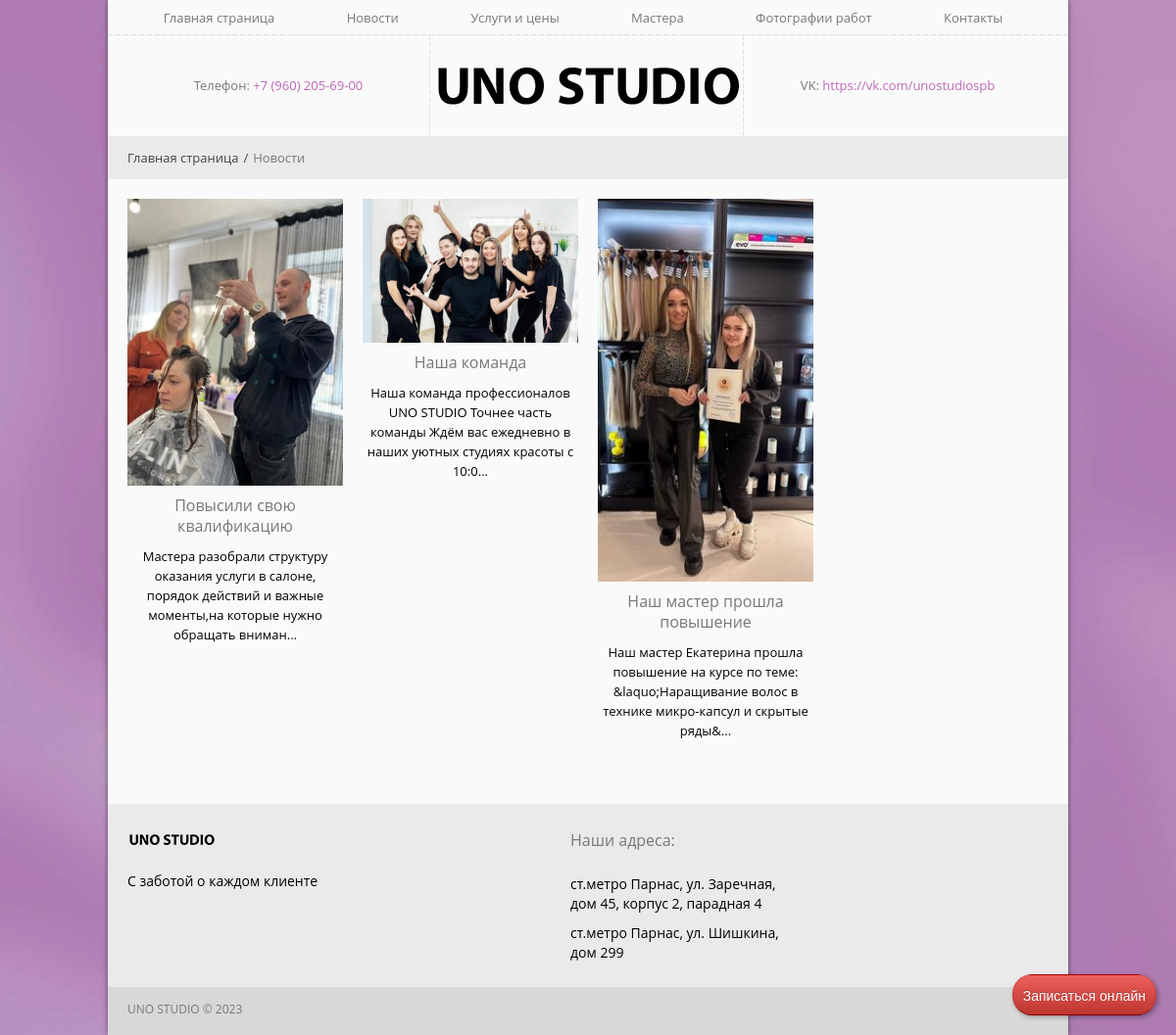
Page /news/ on the committed database.
### news/models.py (models this page shows, shortened)
class News(models.Model):
    title = models.CharField(max_length=100, verbose_name='Введите заголовок')
    image = models.ImageField(upload_to='news/images/', verbose_name='Выберите картинку')
    description = models.TextField(verbose_name='Введите текст новости')
    date = models.DateField(auto_now_add=True)
    class Meta:
        verbose_name = 'Новость'
        verbose_name_plural = 'Новости'

### news/views.py (the view)
# urls.py: path('news/', views.news, name='news'),
def news(request):
    news_list = News.objects.order_by('-date')
    return render(request, 'news/news.html', {'news_list': news_list})

### news/templates/news/news.html (shortened to what this page needs)
{% extends 'discount/base.html' %}
{% load static %}
{% block content %}
    <div class="page_container">
    	<div class="wrap">
        	<div class="breadcrumb">
				<div>
					<a href="{% url 'discount:index' %}">Главная страница</a><span>/</span>Новости
				</div>
			</div>
			<div class="container">
                <div class="row">
                    <div class="projects">
                        {% for news in news_list %}
                        <div class="span3 element category01 height_3column" data-category="category01">
                            <div class="hover_img">
                                <a href="{% url 'news:detail' news.id %}"><img src="{{ news.image.url }}" alt="" /></a>
                            </div>
                            <div class="item_description">
                                <h6><a href="{% url 'news:detail' news.id %}">{{ news.title }}</a></h6>
                                <div class="descr">{{ news.description|striptags|slice:120}}...</div>
                            </div>
                        </div>
                        {% endfor %}
                    </div>
                </div>
            </div>
        </div>
    </div>
{% endblock %}

### discount/static/css/theme.css (style rules this page uses)
a, input, select, textarea { outline:none !important; -webkit-appearance: none; -webkit-border-radius: 0; }
a { color:#bb68b7; transition: all 0.2s ease-in-out; -webkit-transition: all 0.2s ease-in-out; }
body { overflow-x:hidden; position:relative; margin: 0; padding:0; font-family: 'Open Sans', sans-serif; font-weight:400; font-size: 13px; line-height: 20px; color: black; background-attachment: fixed; background-image: url(../image/bg.jpg); background-position: 0 0 !important; background-size:cover; background-repeat: no-repeat; }
img { outline:0; vertical-align:top; }
.page_container { padding-bottom:45px; }
h1 small, h2 small, h3 small, h4 small, h5 small, h6 small, h1, h2, h3, h4, h5, h6 { font-weight:400; color:black; }
[class*="span"] { margin-bottom:15px; }
[class*="span"] img, [class*="span"] iframe { max-width:100%; }
.breadcrumb { border-radius: 0; background: #eaeaea; padding: 12px 0; margin:0 -20px 20px; list-style: none; color:#787878; }
.breadcrumb span { color:#444544; padding:0 5px; }
.breadcrumb a { padding-left:20px; color:#444544; }
.height_3column { min-height:240px; }
.projects .hover_img { position:relative; background:#a85da4; }
.item_description { text-align:center; }
.item_description h6 a { margin:10px 0 10px 0; text-transform:none; font-size:16px; color:#787878; }
.element { overflow: hidden; position: relative; margin-bottom:20px; }
.element img { max-width:100%; }

### rows in the picture
News: image (picture), title "Повысили свою квалификацию", description "Мастера разобрали структуру оказания услуги в салоне, порядок действий и важные моменты,на которые нужно обращать вниман"
News: image (picture), title "Наша команда", description "Наша команда профессионалов UNO STUDIO Точнее часть команды Ждём вас ежедневно в наших уютных студиях красоты с 10:0"
News: image (picture), title "Наш мастер прошла повышение", description "Наш мастер Екатерина прошла повышение на курсе по теме: &laquo;Наращивание волос в технике микро-капсул и скрытые ряды&"
